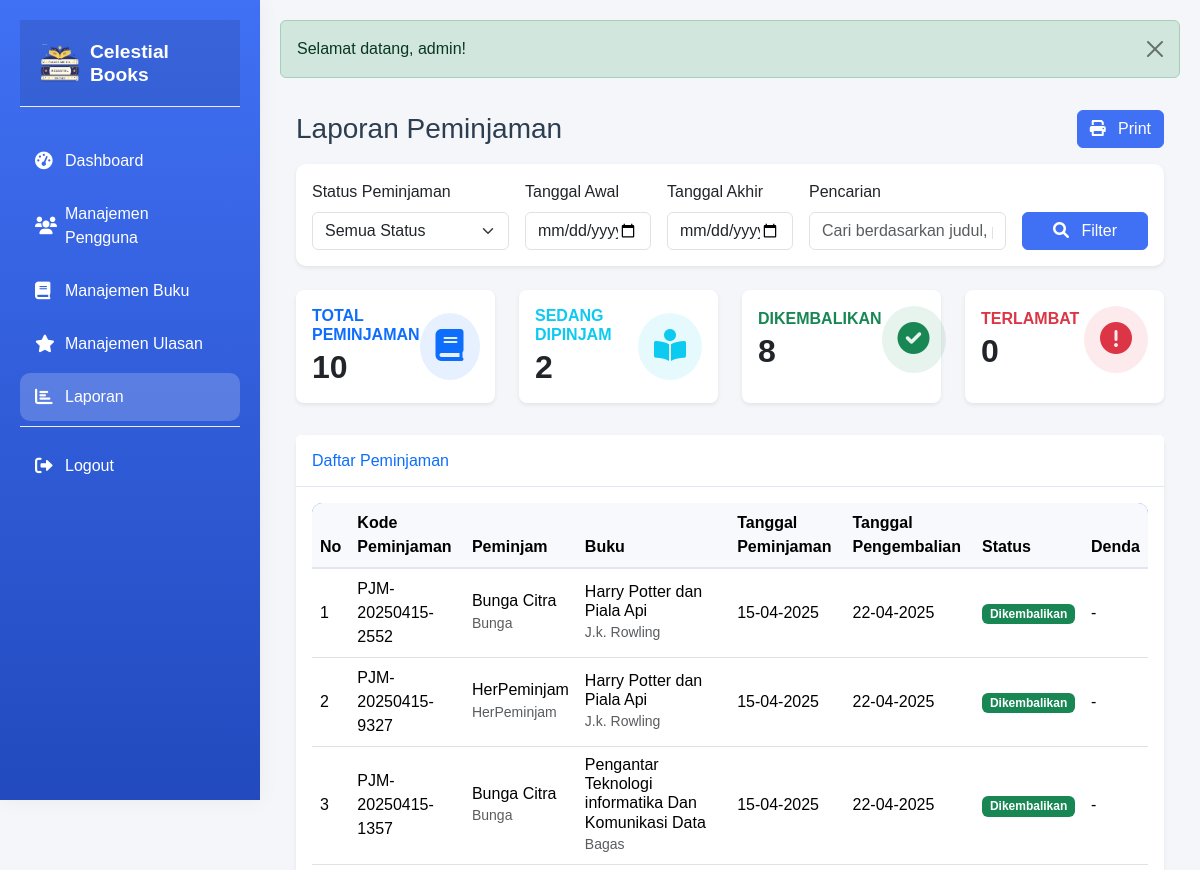
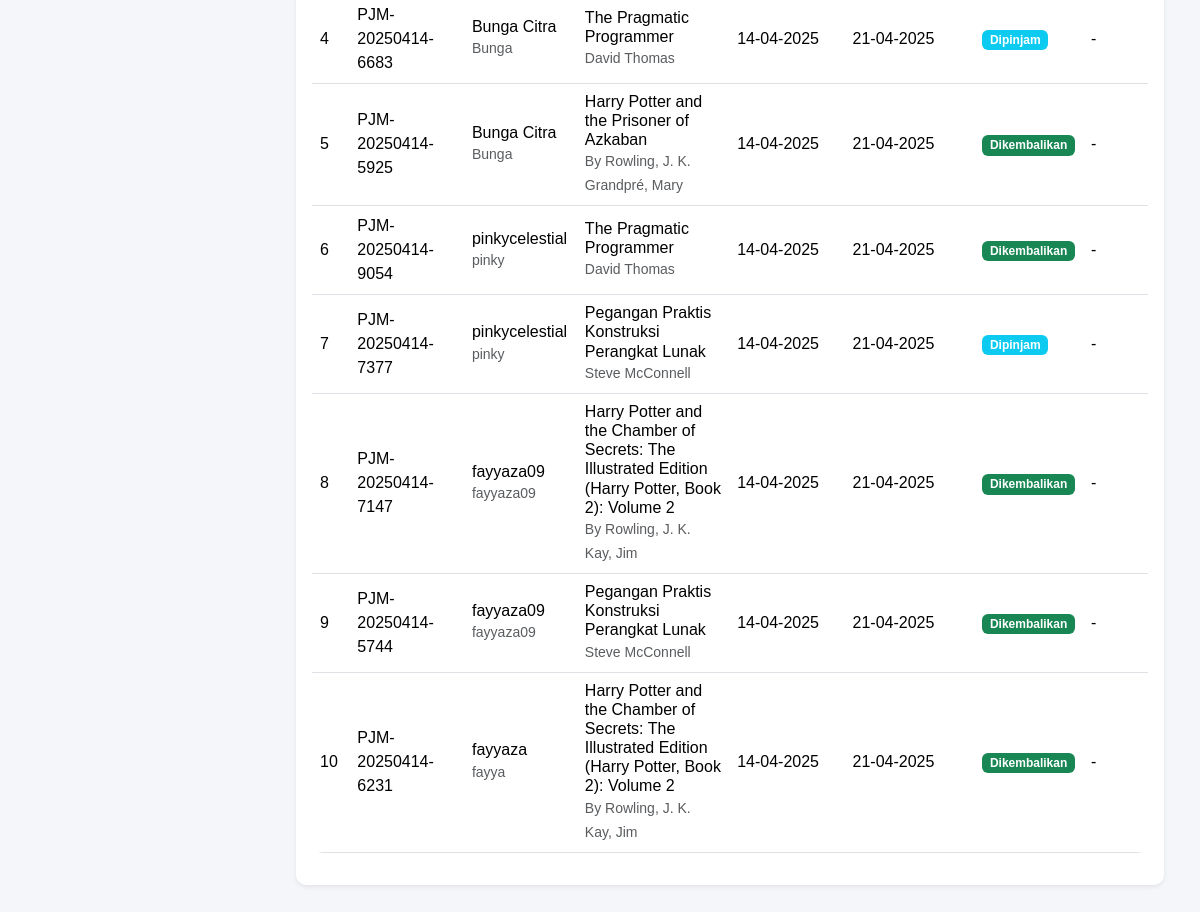
The app's page /modules/admin/reports/peminjaman.php (signed in) with its own data (2 pictures, top to bottom).
### tables this page shows
CREATE TABLE `peminjaman` (
  `id` int(11) NOT NULL,
  `kode_peminjaman` varchar(20) NOT NULL,
  `user_id` int(11) DEFAULT NULL,
  `buku_id` int(11) DEFAULT NULL,
  `tanggal_peminjaman` date NOT NULL,
  `tanggal_pengembalian` date NOT NULL,
  `tanggal_dikembalikan` date DEFAULT NULL,
  `status_peminjaman` enum('dipinjam','dikembalikan','terlambat') DEFAULT 'dipinjam',
  `denda` decimal(10,2) DEFAULT 0.00,
  `catatan` text DEFAULT NULL,
  `petugas_id` int(11) DEFAULT NULL,
  `created_at` timestamp NOT NULL DEFAULT current_timestamp(),
  `updated_at` timestamp NOT NULL DEFAULT current_timestamp() ON UPDATE current_timestamp()
);

CREATE TABLE `users` (
  `id` int(11) NOT NULL,
  `username` varchar(255) NOT NULL,
  `email` varchar(255) NOT NULL,
  `password` varchar(255) NOT NULL,
  `nama_lengkap` varchar(255) NOT NULL,
  `alamat` text DEFAULT NULL,
  `no_telepon` varchar(15) DEFAULT NULL,
  `role` enum('admin','petugas','peminjam') NOT NULL,
  `created_at` timestamp NOT NULL DEFAULT current_timestamp(),
  `updated_at` timestamp NOT NULL DEFAULT current_timestamp() ON UPDATE current_timestamp(),
  `reset_token` varchar(64) DEFAULT NULL,
  `reset_expires` datetime DEFAULT NULL
);

CREATE TABLE `buku` (
  `id` int(11) NOT NULL,
  `kode_buku` varchar(20) NOT NULL,
  `judul` varchar(255) NOT NULL,
  `penulis` varchar(255) NOT NULL,
  `penerbit` varchar(255) NOT NULL,
  `tahun_terbit` int(11) NOT NULL,
  `isbn` varchar(20) DEFAULT NULL,
  `stok` int(11) NOT NULL DEFAULT 1,
  `cover_img` varchar(255) DEFAULT 'default_cover.jpg',
  `deskripsi` text DEFAULT NULL,
  `created_at` timestamp NOT NULL DEFAULT current_timestamp(),
  `updated_at` timestamp NOT NULL DEFAULT current_timestamp() ON UPDATE current_timestamp(),
  `rating` decimal(3,1) NOT NULL DEFAULT 0.0
);

### modules/admin/reports/peminjaman.php (the view, shortened to what this page needs)
<?php
$db = new Database();
$conn = $db->getConnection();
$search = isset($_GET['search']) ? sanitize($_GET['search']) : '';
$tanggal_awal = isset($_GET['tanggal_awal']) ? sanitize($_GET['tanggal_awal']) : '';
$tanggal_akhir = isset($_GET['tanggal_akhir']) ? sanitize($_GET['tanggal_akhir']) : '';
$query = "
    SELECT
        p.*,
        u.username,
        u.nama_lengkap,
        b.judul,
        b.penulis,
        pt.username as petugas_username
    FROM
        peminjaman p
    JOIN
        users u ON p.user_id = u.id
    JOIN
        buku b ON p.buku_id = b.id
    LEFT JOIN
        users pt ON p.petugas_id = pt.id
    WHERE
        1=1
";
$query .= " ORDER BY p.created_at DESC";
$stmt = $conn->prepare($query);
$stmt->execute();
$peminjaman = $stmt->fetchAll(PDO::FETCH_ASSOC);
$stats = [
    'total_peminjaman' => $conn->query("SELECT COUNT(*) FROM peminjaman")->fetchColumn(),
    'sedang_dipinjam' => $conn->query("SELECT COUNT(*) FROM peminjaman WHERE status_peminjaman = 'dipinjam'")->fetchColumn(),
    'dikembalikan' => $conn->query("SELECT COUNT(*) FROM peminjaman WHERE status_peminjaman = 'dikembalikan'")->fetchColumn(),
    'terlambat' => $conn->query("SELECT COUNT(*) FROM peminjaman WHERE status_peminjaman = 'terlambat'")->fetchColumn()
];
include '../../../includes/header.php';
?>
<div class="container-fluid p-3">
    <div class="d-flex justify-content-between align-items-center mb-3">
        <h1 class="h3 mb-0">Laporan Peminjaman</h1>
        <div>
            <button type="button" class="btn btn-primary" id="btn-print">
                <i class="fas fa-print me-2"></i> Print
            </button>
        </div>
    </div>
    <div class="card border-0 shadow-sm mb-4">
        <div class="card-body">
            <form method="GET" action="" class="row g-3">
                <div class="col-md-3">
                    <label for="status" class="form-label">Status Peminjaman</label>
                    <select name="status" id="status" class="form-select">
                        <option value="">Semua Status</option>
                    </select>
                </div>
                <div class="col-md-2">
                    <label for="tanggal_awal" class="form-label">Tanggal Awal</label>
                    <input type="date" name="tanggal_awal" id="tanggal_awal" class="form-control" value="<?= $tanggal_awal ?>">
                </div>
                <div class="col-md-2">
                    <label for="tanggal_akhir" class="form-label">Tanggal Akhir</label>
                    <input type="date" name="tanggal_akhir" id="tanggal_akhir" class="form-control" value="<?= $tanggal_akhir ?>">
                </div>
                <div class="col-md-3">
                    <label for="search" class="form-label">Pencarian</label>
                    <input type="text" name="search" id="search" class="form-control" placeholder="Cari berdasarkan judul, penulis, kode..." value="<?= htmlspecialchars($search) ?>">
                </div>
                <div class="col-md-2 d-flex align-items-end">
                    <button type="submit" class="btn btn-primary w-100">
                        <i class="fas fa-search me-2"></i> Filter
                    </button>
                </div>
            </form>
        </div>
    </div>
    <div class="row mb-3">
        <div class="col-md-3 mb-3">
            <div class="card border-0 rounded-3 shadow-sm stats-card h-100">
                <div class="card-body p-3">
                    <div class="d-flex justify-content-between align-items-center">
                        <div>
                            <h6 class="text-primary mb-1 fw-bold">TOTAL PEMINJAMAN</h6>
                            <h2 class="mb-0 fw-bold"><?= number_format($stats['total_peminjaman']) ?></h2>
                        </div>
                        <div class="bg-primary bg-opacity-10 p-3 rounded-circle">
                            <i class="fas fa-book text-primary fa-2x"></i>
                        </div>
                    </div>
                </div>
            </div>
        </div>
        <div class="col-md-3 mb-3">
            <div class="card border-0 rounded-3 shadow-sm stats-card h-100">
                <div class="card-body p-3">
                    <div class="d-flex justify-content-between align-items-center">
                        <div>
                            <h6 class="text-info mb-1 fw-bold">SEDANG DIPINJAM</h6>
                            <h2 class="mb-0 fw-bold"><?= number_format($stats['sedang_dipinjam']) ?></h2>
                        </div>
                        <div class="bg-info bg-opacity-10 p-3 rounded-circle">
                            <i class="fas fa-book-reader text-info fa-2x"></i>
                        </div>
                    </div>
                </div>
            </div>
        </div>
        <div class="col-md-3 mb-3">
            <div class="card border-0 rounded-3 shadow-sm stats-card h-100">
                <div class="card-body p-3">
                    <div class="d-flex justify-content-between align-items-center">
                        <div>
                            <h6 class="text-success mb-1 fw-bold">DIKEMBALIKAN</h6>
                            <h2 class="mb-0 fw-bold"><?= number_format($stats['dikembalikan']) ?></h2>
                        </div>
                        <div class="bg-success bg-opacity-10 p-3 rounded-circle">
                            <i class="fas fa-check-circle text-success fa-2x"></i>
                        </div>
                    </div>
                </div>
            </div>
        </div>
        <div class="col-md-3 mb-3">
            <div class="card border-0 rounded-3 shadow-sm stats-card h-100">
                <div class="card-body p-3">
                    <div class="d-flex justify-content-between align-items-center">
                        <div>
                            <h6 class="text-danger mb-1 fw-bold">TERLAMBAT</h6>
                            <h2 class="mb-0 fw-bold"><?= number_format($stats['terlambat']) ?></h2>
                        </div>
                        <div class="bg-danger bg-opacity-10 p-3 rounded-circle">
                            <i class="fas fa-exclamation-circle text-danger fa-2x"></i>
                        </div>
                    </div>
                </div>
            </div>
        </div>
    </div>
    <div class="card border-0 shadow-sm mb-4">
        <div class="card-header bg-white py-3">
            <h6 class="m-0 font-weight-bold text-primary">Daftar Peminjaman</h6>
        </div>
        <div class="card-body">
            <div class="table-responsive">
                <table class="table table-hover align-middle" id="dataTable">
                    <thead class="table-light">
                        <tr>
                            <th>No</th>
                            <th>Kode Peminjaman</th>
                            <th>Peminjam</th>
                            <th>Buku</th>
                            <th>Tanggal Peminjaman</th>
                            <th>Tanggal Pengembalian</th>
                            <th>Status</th>
                            <th>Denda</th>
                        </tr>
                    </thead>
                    <tbody>
                        <?php if (empty($peminjaman)): ?>
                            <tr>
                                <td colspan="8" class="text-center">Tidak ada data peminjaman</td>
                            </tr>
                        <?php else: ?>
                            <?php foreach ($peminjaman as $index => $pinjam): ?>
                                <tr>
                                    <td><?= $index + 1 ?></td>
                                    <td><?= htmlspecialchars($pinjam['kode_peminjaman']) ?></td>
                                    <td>
                                        <div>
                                            <h6 class="mb-0"><?= htmlspecialchars($pinjam['nama_lengkap']) ?></h6>
                                            <small class="text-muted"><?= htmlspecialchars($pinjam['username']) ?></small>
                                        </div>
                                    </td>
                                    <td>
                                        <div>
                                            <h6 class="mb-0"><?= htmlspecialchars($pinjam['judul']) ?></h6>
                                            <small class="text-muted"><?= htmlspecialchars($pinjam['penulis']) ?></small>
                                        </div>
                                    </td>
                                    <td><?= date('d-m-Y', strtotime($pinjam['tanggal_peminjaman'])) ?></td>
                                    <td>
                                        <?= $pinjam['tanggal_pengembalian'] ? date('d-m-Y', strtotime($pinjam['tanggal_pengembalian'])) : '-' ?>
                                    </td>
                                    <td>
                                        <?php
                                        $badgeClass = 'bg-secondary';
                                        if ($pinjam['status_peminjaman'] == 'dipinjam') {
                                            $badgeClass = 'bg-info';
                                        } elseif ($pinjam['status_peminjaman'] == 'dikembalikan') {
                                            $badgeClass = 'bg-success';
                                        } elseif ($pinjam['status_peminjaman'] == 'terlambat') {
                                            $badgeClass = 'bg-danger';
                                        }
                                        ?>
                                        <span class="badge <?= $badgeClass ?>"><?= ucfirst($pinjam['status_peminjaman']) ?></span>
                                    </td>
                                    <td>
                                        <?= $pinjam['denda'] > 0 ? 'Rp ' . number_format($pinjam['denda'], 0, ',', '.') : '-' ?>
                                    </td>
                                </tr>
                            <?php endforeach; ?>
                        <?php endif; ?>
                    </tbody>
                </table>
            </div>
        </div>
    </div>
</div>
<?php include '../../../includes/footer.php'; ?>

### assets/css/style.css (style rules this page uses)
:root { --primary-color: #4070f4; --secondary-color: #0c134f; --success-color: #1cc88a; --info-color: #36b9cc; --warning-color: #f6c23e; --danger-color: #e74a3b; --white-color: #ffffff; --light-color: #f8f9fc; --dark-color: #5a5c69; --text-color: #333333; --text-light: #7f8c8d; --text-dark: #2c3e50; --sidebar-width: 260px; --header-height: 60px; --transition-speed: 0.3s; }
body { font-family: 'Nunito', sans-serif; background-color: #f5f6fa; color: var(--text-dark); }
.card { border: none; border-radius: 10px; box-shadow: 0 0.15rem 1.75rem 0 rgba(58, 59, 69, 0.15); transition: transform 0.3s ease; background-color: var(--white-color); }
.card-header { background-color: var(--white-color); border-bottom: 1px solid #e3e6f0; }
.btn-primary { background-color: var(--primary-color); border-color: var(--primary-color); }
.table { background-color: var(--white-color); border-radius: 10px; overflow: hidden; }
.table thead { background-color: var(--primary-color); color: var(--white-color); }
.table thead th { background-color: var(--light-color); border-bottom: 2px solid #e3e6f0; }

### records on screen
peminjaman: kode_peminjaman "PJM-20250415-2552", user.nama_lengkap "Bunga Citra", user.username "Bunga", buku.judul "Harry Potter dan Piala Api", buku.penulis "J.k. Rowling", tanggal_peminjaman "15-04-2025", tanggal_pengembalian "22-04-2025", status_peminjaman "Dikembalikan"
peminjaman: kode_peminjaman "PJM-20250415-9327", user.nama_lengkap "HerPeminjam", user.username "HerPeminjam", buku.judul "Harry Potter dan Piala Api", buku.penulis "J.k. Rowling", tanggal_peminjaman "15-04-2025", tanggal_pengembalian "22-04-2025", status_peminjaman "Dikembalikan"
peminjaman: kode_peminjaman "PJM-20250415-1357", user.nama_lengkap "Bunga Citra", user.username "Bunga", buku.judul "Pengantar Teknologi informatika Dan Komunikasi Data", buku.penulis "Bagas", tanggal_peminjaman "15-04-2025", tanggal_pengembalian "22-04-2025", status_peminjaman "Dikembalikan"
peminjaman: kode_peminjaman "PJM-20250414-6683", user.nama_lengkap "Bunga Citra", user.username "Bunga", buku.judul "The Pragmatic Programmer", buku.penulis "David Thomas", tanggal_peminjaman "14-04-2025", tanggal_pengembalian "21-04-2025", status_peminjaman "Dipinjam"
peminjaman: kode_peminjaman "PJM-20250414-5925", user.nama_lengkap "Bunga Citra", user.username "Bunga", buku.judul "Harry Potter and the Prisoner of Azkaban", buku.penulis "By Rowling, J. K. Grandpré, Mary", tanggal_peminjaman "14-04-2025", tanggal_pengembalian "21-04-2025", status_peminjaman "Dikembalikan"
peminjaman: kode_peminjaman "PJM-20250414-9054", user.nama_lengkap "pinkycelestial", user.username "pinky", buku.judul "The Pragmatic Programmer", buku.penulis "David Thomas", tanggal_peminjaman "14-04-2025", tanggal_pengembalian "21-04-2025", status_peminjaman "Dikembalikan"
peminjaman: kode_peminjaman "PJM-20250414-7377", user.nama_lengkap "pinkycelestial", user.username "pinky", buku.judul "Pegangan Praktis Konstruksi Perangkat Lunak", buku.penulis "Steve McConnell", tanggal_peminjaman "14-04-2025", tanggal_pengembalian "21-04-2025", status_peminjaman "Dipinjam"
peminjaman: kode_peminjaman "PJM-20250414-7147", user.nama_lengkap "fayyaza09", user.username "fayyaza09", buku.judul "Harry Potter and the Chamber of Secrets: The Illustrated Edition (Harry Potter, Book 2): Volume 2", buku.penulis "By Rowling, J. K. Kay, Jim", tanggal_peminjaman "14-04-2025", tanggal_pengembalian "21-04-2025", status_peminjaman "Dikembalikan"
peminjaman: kode_peminjaman "PJM-20250414-5744", user.nama_lengkap "fayyaza09", user.username "fayyaza09", buku.judul "Pegangan Praktis Konstruksi Perangkat Lunak", buku.penulis "Steve McConnell", tanggal_peminjaman "14-04-2025", tanggal_pengembalian "21-04-2025", status_peminjaman "Dikembalikan"
peminjaman: kode_peminjaman "PJM-20250414-6231", user.nama_lengkap "fayyaza", user.username "fayya", buku.judul "Harry Potter and the Chamber of Secrets: The Illustrated Edition (Harry Potter, Book 2): Volume 2", buku.penulis "By Rowling, J. K. Kay, Jim", tanggal_peminjaman "14-04-2025", tanggal_pengembalian "21-04-2025", status_peminjaman "Dikembalikan"

### other values on screen
APP_NAME "Celestial Books"
$alert['message'] "Selamat datang, admin!"
$stats['total_peminjaman'] "10"
$stats['sedang_dipinjam'] "2"
$stats['dikembalikan'] "8"
$stats['terlambat'] "0"
